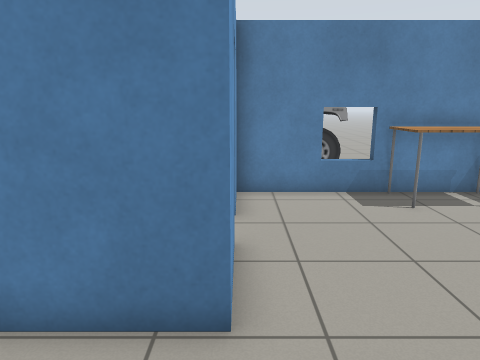
[1] (above)

17 first-person views from a walk through a robot-simulator world made for Gazebo. The camera is 1.3 m above the floor, tilts 12° down and sees 70° across. The floor is counted in squares, 0.5 m on a side. Each view is taken from the middle of a square. On the plan, view 1 faces up. The plan holds only what a view shows up to about 20 squares ahead; the rest is blank. Gazebo's built-in surfaces are drawn with simple patterns.

[2]
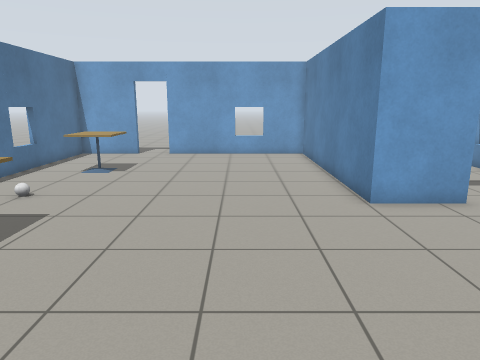

[3]
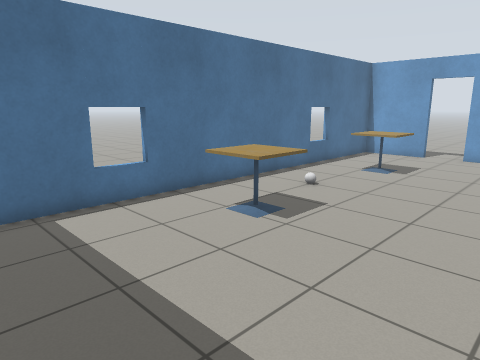

[4]
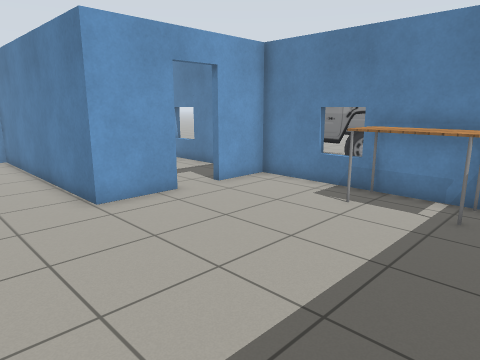

[5]
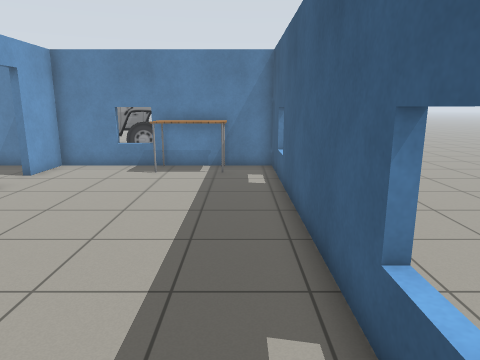

[6]
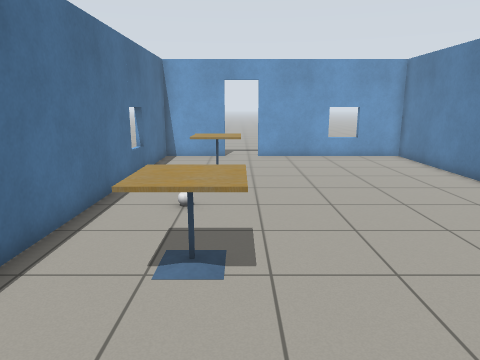

[7]
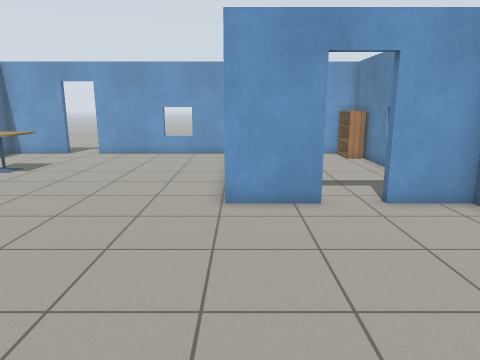

[8]
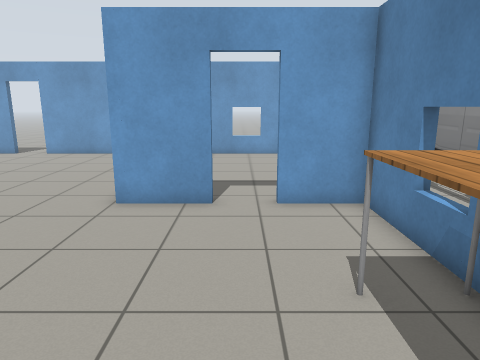

[9]
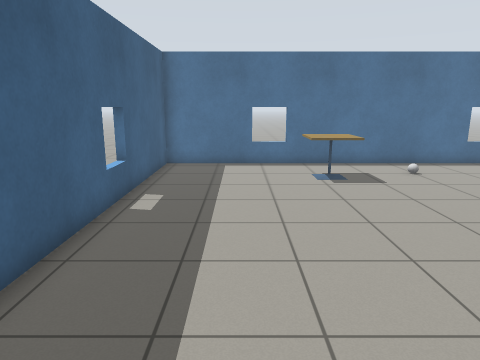

[10]
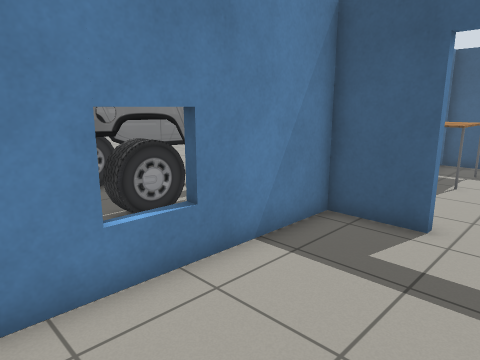

[11]
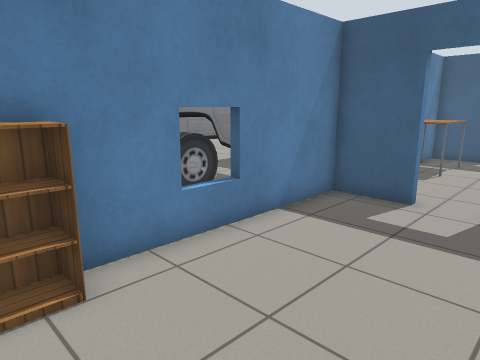

[12]
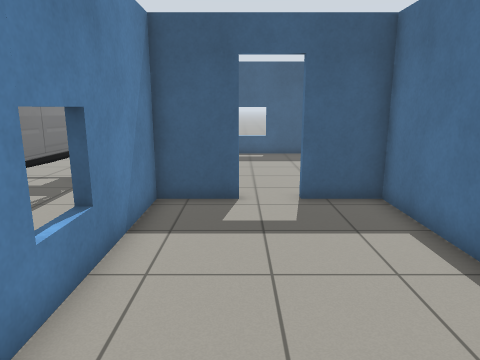

[13]
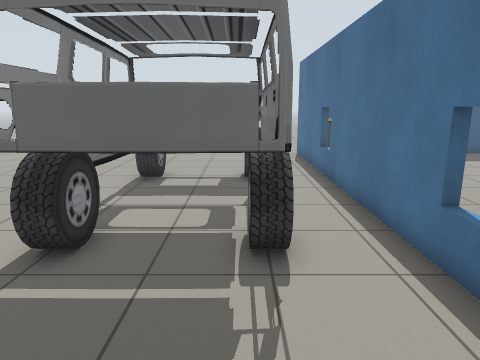

[14]
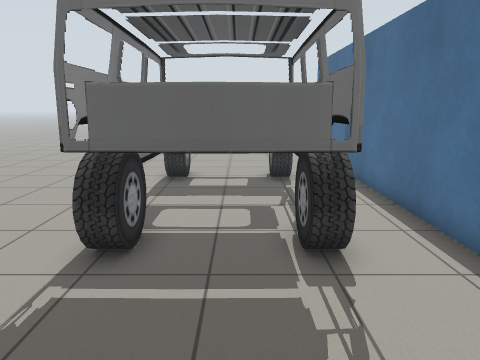

[15]
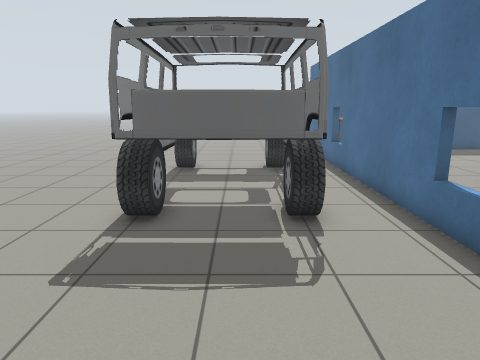

[16]
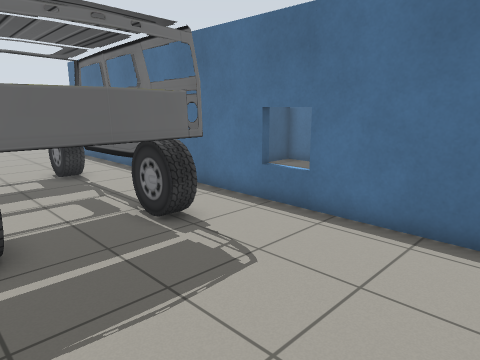

[17]
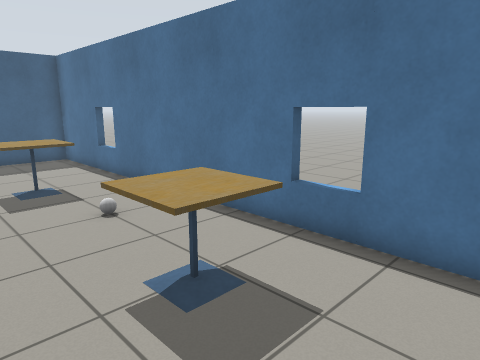

### Floor plan
Key: @ floor where view 1 was taken; # wall or solid block; . floor; D open door; = window, fence, low wall or low ledge; C car; T table; A cafe table; B white ball; K bookshelf.
Columns run from 12 left of view 1 to 11 right of it. Each row starts with its distance up from view 1.
 19      ................
 18  . ..........C........
 17    ....CCCCCCCCCC......
 16    ....CCCCCCC   ......
 15 . .....CCCCCCC   ......
 14   .....CCCCCCCCCC.......
 13   .....CCCCCCCCC........
 12   ......................
 11   .####=#######=##.####
 10  #KK........#....TTT..#
  9  #..........#....TTT..#
  8  #..........D.........#
  7  =..........D.........=
  6  #..........#.........#
  5  #.  .......#.........#
  4  ############.........#
  3  #....................#
  2  #....................#
  1  =....................#.
  0  =..........@.........#.
 -1  #....................#.
 -2  #....................=
 -3  #....................=
 -4  D....................#
 -5 .DD...AAA.....AA......#
 -6 .#....AAA..B..AA......#
 -7  #....AA..............#
 -8  # ...................#
 -9   #####=#########=#####

Where each view was taken, in squares from view 1:
view 1: 0 up, 0 right, facing up
view 2: 0 up, 9 right, facing left
view 3: 0 up, 9 right, facing down-left
view 4: 0 up, 9 right, facing up-left
view 5: 5 down, 8 right, facing up
view 6: 5 down, 8 right, facing left
view 7: 4 up, 9 right, facing left
view 8: 7 up, 9 right, facing left
view 9: 7 up, 6 right, facing down
view 10: 6 up, 8 left, facing up-right
view 11: 5 up, 10 left, facing up-right
view 12: 8 up, 10 left, facing right
view 13: 14 up, 10 left, facing right
view 14: 15 up, 10 left, facing right
view 15: 15 up, 12 left, facing right
view 16: 18 up, 11 left, facing down-right
view 17: 3 down, 9 left, facing down-right
